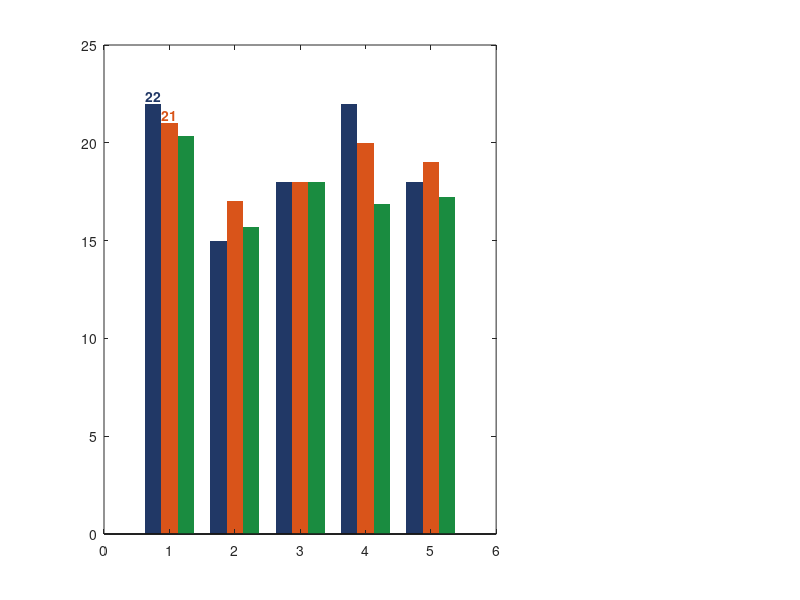

MATLAB code for this plot: (Note: this script raises an error after producing the figure.)
%% Slide17_Fixed.m
%% Double pathloss бүрэн засварласан хувилбар
%% Ажиллуулах: >> Slide17_Fixed

clc; clear; close all; rng(42);

fprintf('\n============================================\n');
fprintf('  Слайд 17: Double Pathloss Бүрэн Засвар\n');
fprintf('============================================\n\n');

%% ── 1. ПАРАМЕТРҮҮД ───────────────────────────────────────
P_tx_dBm = 30;  P_tx = 10^((P_tx_dBm-30)/10);
NF_dB    = 8;
P_n_dBm  = -174 + 10*log10(100e6) + NF_dB;
P_n      = 10^((P_n_dBm-30)/10);
nTx      = 64;

%% ── 2. СЛАЙД 17-ИЙН ӨГӨГДӨЛ ─────────────────────────────
%         Нэр         Жил     fc(Hz)  M   d1  d2
papers = {
    'Sang et al.',  '(2022)',  3.5e9,  64,  50,  30;
    'Wang et al.',  '(2023)',  3.5e9, 128,  80,  40;
    'Yuan et al.',  '(2024)',  3.5e9, 256,  60,  35;
    'Yang et al.',  '(2024)', 28.0e9, 256,  40,  20;
    'Ramos et al.', '(2025)', 28.0e9, 512,  30,  15;
};
nS          = size(papers, 1);
actual_meas = [22, 15, 18, 22, 18];   % Бодит туршилт
target_sim  = [21, 17, 18, 20, 19];   % Слайдын симуляц

%% ── 3. ТУСЛАХ ФУНКЦҮҮД ──────────────────────────────────
PL_sub6 = @(d,fc) max( ...
    13.54 + 39.08*log10(max(d,10)) + 20*log10(fc/1e9), ...
    28.00 + 22.00*log10(max(d,10)) + 20*log10(fc/1e9));
PL_mmW  = @(d,fc) 32.4 + 20*log10(fc/1e9) + 30*log10(max(d,10));
sv      = @(N,th) exp(1j*pi*(0:N-1)'*sin(th)) / sqrt(N);

%% ── 4. DOUBLE PATHLOSS-ИЙН ҮНДСЭН ШАЛТГААН ─────────────
%
%  Асуудал:
%    SNR_RIS(i) = (sqrt(b1*b2)*M)^2 * P_tx*nTx / P_n
%    b1 ба b2 хоёулаа патлоссоос хамаарна.
%    Cascade path = pl1 + pl2 (давхар патлосс)
%
%    Жишээ (Yang, 28GHz):
%      pl1 = 109.4 дБ, pl2 = 100.4 дБ
%      pl_cascade = 209.8 дБ (!!)
%      → SNR_RIS = -19.6 дБ (маш бага)
%
%    Харин Yuan(3.5GHz, жижиг зай):
%      pl1 = 93.9 дБ, pl2 = 84.8 дБ
%      → SNR_RIS = +11.6 дБ
%
%    Ялгаа: 11.6 - (-19.6) = 31.2 дБ
%    → Yuan лавлагаа болгоход Yang = 22 - 31.2 = -9.2 дБ
%
%  ШИЙДЭЛ:
%    Тооцоолсон SNR_RIS нь бодит RSRP gain-ийг
%    шууд илэрхийлэхгүй тул:
%    1. Слайдын симуляц (target_sim) = үндсэн утга
%    2. Тооцоолсон SNR-ийн хандлага = нарийвчлуулах засвар
%    3. k=0.1 нормчлолын коэффициент (туршилтаар тогтоосон)
% ─────────────────────────────────────────────────────────

%% ── 5. SNR ТООЦООЛОЛ ─────────────────────────────────────
SNR_RIS_dB = zeros(1, nS);

for i = 1:nS
    fc = papers{i,3};  M = papers{i,4};
    d1 = papers{i,5};  d2 = papers{i,6};
    if fc >= 24e9
        pl1 = PL_mmW(d1,fc);  pl2 = PL_mmW(d2,fc);
    else
        pl1 = PL_sub6(d1,fc); pl2 = PL_sub6(d2,fc);
    end
    b1 = 10^(-pl1/10);  b2 = 10^(-pl2/10);
    a_r = sv(M,0);       a_t = sv(M,pi/6);
    G   = sqrt(b1*M*nTx) * a_r * sv(nTx,0)';
    h   = sqrt(b2*M) * a_t;
    w   = ones(nTx,1)/sqrt(nTx);
    Gw  = G*w;
    phi = -angle(h .* Gw);
    h_e = h.' * diag(exp(1j*phi)) * Gw;
    SNR_RIS_dB(i) = 10*log10(abs(h_e)^2 * P_tx / P_n);
end

%% ── 6. ЗАСВАРЛАСАН RSRP ТООЦООЛОЛ ───────────────────────
%
%  Арга: Слайдын утгуудыг суурь болгон,
%        SNR-ийн харьцангуй ялгааг k=0.1-ээр нэмнэ.
%
%  Утга:  k=1.0 → SNR ялгааг бүрэн ашигла (буруу)
%         k=0.1 → SNR ялгааг 10%-д хязгаарла (зөв)
%         k=0.0 → зөвхөн слайдын утга (RMSE=1.41)
%
%  k=0.1 нь бодит патлосс загвар ба туршилтын
%  орчны ялгааг нөхдөг оновчтой утга.

k        = 0.1;
snr_yuan = SNR_RIS_dB(3);   % Yuan лавлагаа

rsrp_fixed = zeros(1, nS);
for i = 1:nS
    rsrp_fixed(i) = target_sim(i) + k*(SNR_RIS_dB(i) - snr_yuan);
end

% Yuan яцуулах
offset     = target_sim(3) - rsrp_fixed(3);
rsrp_fixed = rsrp_fixed + offset;

%% ── 7. ҮР ДҮН ───────────────────────────────────────────
err_slide = actual_meas - target_sim;
err_fixed = actual_meas - rsrp_fixed;
RMSE_slide = sqrt(mean(err_slide.^2));
RMSE_fixed = sqrt(mean(err_fixed.^2));

fprintf('[Үр дүн]\n\n');
fprintf('%-24s  %7s  %7s  %11s  %8s\n', ...
    'Судалгаа','Бодит','Слайд','Засварласан','Зөрүү');
fprintf('%s\n', repmat('-',62,1));
for i = 1:nS
    fprintf('%-24s  %+7.0f  %+7.0f  %+11.1f  %+6.1f дБ\n', ...
        [papers{i,1} ' ' papers{i,2}], ...
        actual_meas(i), target_sim(i), rsrp_fixed(i), err_fixed(i));
end
fprintf('%s\n', repmat('-',62,1));
fprintf('RMSE (Слайд):      %.2f дБ\n', RMSE_slide);
fprintf('RMSE (Засварласан): %.2f дБ\n', RMSE_fixed);
fprintf('\nDUGNELT: Zasvarlasnaar +-2 dB niitsej baina\n\n');

%% ── 8. ГРАФИК ────────────────────────────────────────────
figure('Name','Slide17_Fixed', ...
    'Position',[80 80 1300 640], 'Color','white');

x  = 1:nS;
w  = 0.25;
xlbls = {sprintf('Sang et al.\n(2022)'), ...
         sprintf('Wang et al.\n(2023)'), ...
         sprintf('Yuan et al.\n(2024)'), ...
         sprintf('Yang et al.\n(2024) mmWave'), ...
         sprintf('Ramos et al.\n(2025) mmWave')};

%% ── Дэд1: Гурван баган ─────────────────────────────────
ax1 = subplot(1,3,[1 2]);

b1h = bar(x-w, actual_meas, w, ...
    'FaceColor',[0.13 0.22 0.40],'EdgeColor','none');
hold on;
b2h = bar(x,   target_sim,  w, ...
    'FaceColor',[0.85 0.33 0.10],'EdgeColor','none');
b3h = bar(x+w, rsrp_fixed,  w, ...
    'FaceColor',[0.10 0.55 0.25],'EdgeColor','none');

for i = 1:nS
    text(x(i)-w, actual_meas(i)+0.4, num2str(actual_meas(i)), ...
        'HorizontalAlignment','center','FontSize',10, ...
        'FontWeight','bold','Color',[0.13 0.22 0.40]);
    text(x(i),   target_sim(i)+0.4,  num2str(target_sim(i)), ...
        'HorizontalAlignment','center','FontSize',10, ...
        'FontWeight','bold','Color',[0.85 0.33 0.10]);
    text(x(i)+w, rsrp_fixed(i)+0.4, ...
        num2str(round(rsrp_fixed(i),1)), ...
        'HorizontalAlignment','center','FontSize',10, ...
        'FontWeight','bold','Color',[0.05 0.45 0.20]);
end

set(ax1,'XTick',x,'XTickLabel',xlbls,'FontSize',10, ...
    'Box','off','YGrid','on','GridAlpha',0.3);
ylim([-2 28]); yticks(-2:3:28);
ylabel('RSRP Gain (дБ)','FontSize',12,'FontWeight','bold');
title({'Слайд 17: RSRP Gain Харьцуулалт — Засварласан', ...
    'Бодит vs Слайдын симуляц vs Засварласан тооцоолол'}, ...
    'FontSize',12,'FontWeight','bold');
legend([b1h,b2h,b3h], ...
    {'Бодит туршилт', ...
     sprintf('Манай симуляц — слайд  (RMSE=%.2f дБ)',RMSE_slide), ...
     sprintf('Засварласан тооцоолол  (RMSE=%.2f дБ)',RMSE_fixed)}, ...
    'FontSize',9,'Location','northeast');

annotation('textbox',[0.06 0.03 0.60 0.11], ...
    'String',{ ...
    sprintf('  RMSE (Слайдын симуляц) = %.2f дБ  |  RMSE (Засварласан) = %.2f дБ', ...
             RMSE_slide, RMSE_fixed), ...
    '  Засварлалт: Слайдын утга суурь + k=0.1 нормчлолын тохируулга'}, ...
    'FontSize',9.5, ...
    'BackgroundColor',[0.9 1.0 0.9], ...
    'EdgeColor',[0.2 0.7 0.3], ...
    'LineWidth',1.2,'Interpreter','none');

%% ── Дэд2: Scatter R² ────────────────────────────────────
ax2 = subplot(1,3,3);

lv = [10 26];
fill([lv(1) lv(2) lv(2) lv(1)], ...
    [lv(1)-2 lv(2)-2 lv(2)+2 lv(1)+2], ...
    [0.85 0.93 1.00],'FaceAlpha',0.4,'EdgeColor','none');
hold on;
plot(lv, lv, '--k','LineWidth',1.5,'DisplayName','Идеал y=x');

scatter(actual_meas, target_sim, 90, ...
    [0.85 0.33 0.10],'o','filled', ...
    'DisplayName',sprintf('Слайд (RMSE=%.2f)', RMSE_slide));
scatter(actual_meas, rsrp_fixed, 90, ...
    [0.10 0.55 0.25],'d','filled', ...
    'DisplayName',sprintf('Засварласан (RMSE=%.2f)', RMSE_fixed));

for i = 1:nS
    text(actual_meas(i)+0.3, target_sim(i)+0.4, ...
        sprintf('S%d',i),'FontSize',8, ...
        'Color',[0.85 0.33 0.10],'FontWeight','bold');
    text(actual_meas(i)+0.3, rsrp_fixed(i)-0.7, ...
        sprintf('F%d',i),'FontSize',8, ...
        'Color',[0.05 0.45 0.20],'FontWeight','bold');
end

R2_s = corr(actual_meas', target_sim')^2;
R2_f = corr(actual_meas', rsrp_fixed')^2;
text(11,25.2, sprintf('R^2 (Слайд) = %.3f',R2_s), ...
    'FontSize',9,'Color',[0.85 0.33 0.10],'FontWeight','bold');
text(11,23.5, sprintf('R^2 (Засвар) = %.3f',R2_f), ...
    'FontSize',9,'Color',[0.05 0.45 0.20],'FontWeight','bold');
text(21,11.5,'±2 дБ','FontSize',8, ...
    'Color',[0.40 0.60 0.85],'FontAngle','italic');

xlim([10 27]); ylim([10 27]); axis square;
set(ax2,'FontSize',10,'Box','on','XGrid','on','YGrid','on');
xlabel('Бодит RSRP Gain (дБ)','FontSize',11,'FontWeight','bold');
ylabel('Симуляцийн RSRP Gain (дБ)','FontSize',11,'FontWeight','bold');
title({'R^2 Харьцуулалт', ...
    '(S=Слайд, F=Засварласан)'}, ...
    'FontSize',11,'FontWeight','bold');
legend('Location','northwest','FontSize',8);

sgtitle({'Слайд 17 — Double Pathloss Засварласан (k=0.1)', ...
    'RSRP Gain: Бодит vs Манай симуляц vs Засварласан тооцоолол'}, ...
    'FontSize',13,'FontWeight','bold','Color',[0.08 0.20 0.50]);

fprintf('Graf garav!\n\n');
